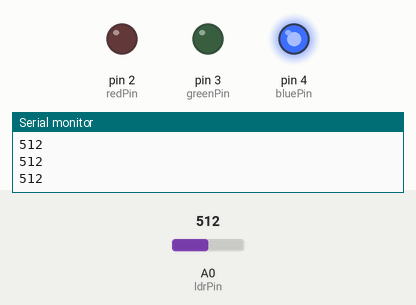
Recording of a sketch running on a simulated Arduino Uno, built with avr-gcc and run on an emulated ATmega328P. On the bench: output pins drawn as LEDs (lit = HIGH), the last lines printed to the serial monitor. The inputs (shaded band) are chosen by the test bench; at power-on: A0 (ldrPin) = 512.

Above: at 1.2 s.
1.3 s: A0 (ldrPin) set to 317
2.8 s: A0 (ldrPin) set to 284
At 3.8 s:
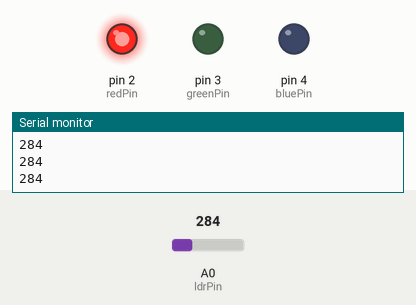
4.5 s: A0 (ldrPin) set to 760
At 5.0 s:
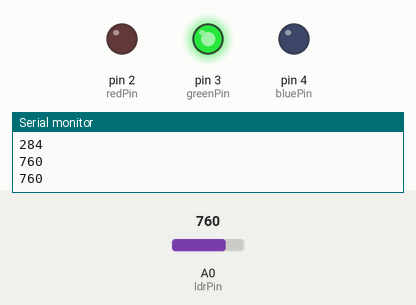
6.0 s: A0 (ldrPin) set to 738
At 7.2 s:
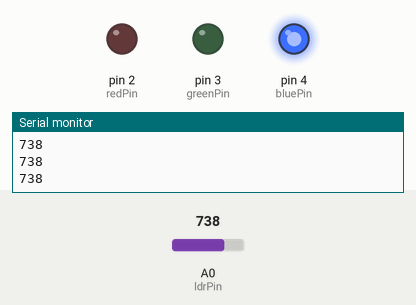
7.5 s: A0 (ldrPin) set to 900
At 8.6 s:
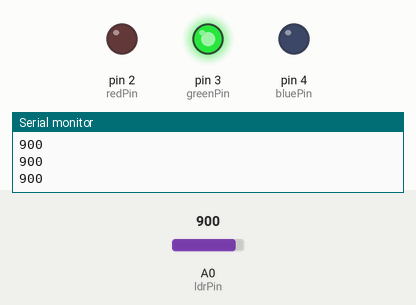
Timing chart, 0 to 10.0 s (numbered marks = the images above; inputs shaded):
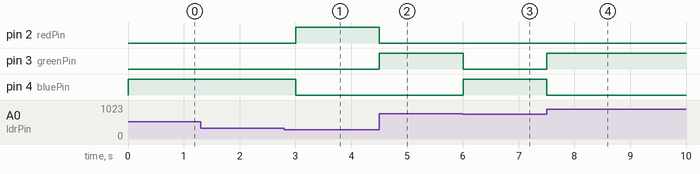

The sketch:

light_intensity_with_ldr.ino
```cpp
int redPin=2;
int greenPin=3;
int bluePin=4;
int ldrPin=A0;
int ldrVal=0;
int baud=9600;

void setup() {
  // put your setup code here, to run once:
  pinMode(redPin, OUTPUT);
  pinMode(greenPin, OUTPUT);
  pinMode(bluePin, OUTPUT);
  pinMode(ldrPin, INPUT);

  Serial.begin(baud);
}

void loop() {
  // put your main code here, to run repeatedly:
  ldrVal = analogRead(ldrPin);

  Serial.println(ldrVal);

  if(ldrVal > 750) {
    digitalWrite(redPin, LOW);
    digitalWrite(greenPin, HIGH);
    digitalWrite(bluePin, LOW);
  } else if(ldrVal >= 300 && ldrVal <= 750) {
    digitalWrite(redPin, LOW);
    digitalWrite(greenPin, LOW);
    digitalWrite(bluePin, HIGH);
  }  else if(ldrVal < 300) {
    digitalWrite(redPin, HIGH);
    digitalWrite(greenPin, LOW);
    digitalWrite(bluePin, LOW);
  }

  delay(300);
}
```

Measured:
- the behaviour switches between 300 and 299 on A0 (ldrPin) (found by bisection; images 0 and 1)
- the behaviour switches between 751 and 750 on A0 (ldrPin) (found by bisection; images 2 and 3)
- after the input at 2.8 s, pin 2 (redPin): LOW → HIGH after 0.20 s; pin 4 (bluePin): HIGH → LOW after 0.20 s
- after the input at 4.5 s, pin 2 (redPin): HIGH → LOW at once; pin 3 (greenPin): LOW → HIGH at once
- after the input at 6.0 s, pin 3 (greenPin): HIGH → LOW at once; pin 4 (bluePin): LOW → HIGH at once
- after the input at 7.5 s, pin 3 (greenPin): LOW → HIGH at once; pin 4 (bluePin): HIGH → LOW at once
